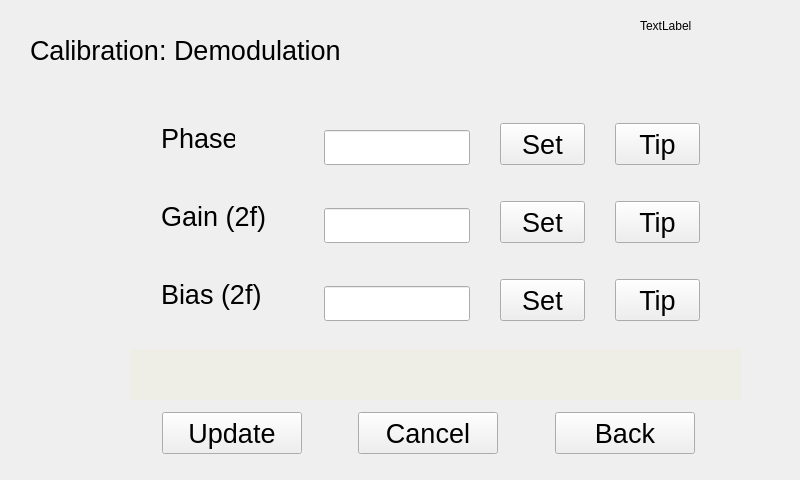
<?xml version="1.0" encoding="UTF-8"?>
<ui version="4.0">
 <class>demodulationDlg</class>
 <widget class="QWidget" name="demodulationDlg">
  <property name="geometry">
   <rect>
    <x>0</x>
    <y>0</y>
    <width>800</width>
    <height>480</height>
   </rect>
  </property>
  <property name="windowTitle">
   <string>Form</string>
  </property>
  <widget class="QLabel" name="label">
   <property name="geometry">
    <rect>
     <x>30</x>
     <y>20</y>
     <width>331</width>
     <height>61</height>
    </rect>
   </property>
   <property name="text">
    <string>&lt;html&gt;&lt;head/&gt;&lt;body&gt;&lt;p&gt;&lt;span style=&quot; font-size:20pt;&quot;&gt;Calibration: Demodulation&lt;/span&gt;&lt;/p&gt;&lt;/body&gt;&lt;/html&gt;</string>
   </property>
  </widget>
  <widget class="QLabel" name="label_2">
   <property name="geometry">
    <rect>
     <x>161</x>
     <y>123</y>
     <width>74</width>
     <height>32</height>
    </rect>
   </property>
   <property name="text">
    <string>&lt;html&gt;&lt;head/&gt;&lt;body&gt;&lt;p&gt;&lt;span style=&quot; font-size:20pt;&quot;&gt;Phase&lt;/span&gt;&lt;/p&gt;&lt;/body&gt;&lt;/html&gt;</string>
   </property>
  </widget>
  <widget class="QLabel" name="label_3">
   <property name="geometry">
    <rect>
     <x>161</x>
     <y>201</y>
     <width>105</width>
     <height>32</height>
    </rect>
   </property>
   <property name="text">
    <string>&lt;html&gt;&lt;head/&gt;&lt;body&gt;&lt;p&gt;&lt;span style=&quot; font-size:20pt;&quot;&gt;Gain (2f)&lt;/span&gt;&lt;/p&gt;&lt;/body&gt;&lt;/html&gt;</string>
   </property>
  </widget>
  <widget class="QLabel" name="label_4">
   <property name="geometry">
    <rect>
     <x>161</x>
     <y>279</y>
     <width>101</width>
     <height>32</height>
    </rect>
   </property>
   <property name="text">
    <string>&lt;html&gt;&lt;head/&gt;&lt;body&gt;&lt;p&gt;&lt;span style=&quot; font-size:20pt;&quot;&gt;Bias (2f)&lt;/span&gt;&lt;/p&gt;&lt;/body&gt;&lt;/html&gt;</string>
   </property>
  </widget>
  <widget class="QLabel" name="label_5">
   <property name="geometry">
    <rect>
     <x>161</x>
     <y>357</y>
     <width>133</width>
     <height>32</height>
    </rect>
   </property>
   <property name="text">
    <string>&lt;html&gt;&lt;head/&gt;&lt;body&gt;&lt;p&gt;&lt;span style=&quot; font-size:20pt;&quot;&gt;Bandwidth&lt;/span&gt;&lt;/p&gt;&lt;/body&gt;&lt;/html&gt;</string>
   </property>
  </widget>
  <widget class="QLineEdit" name="Phase2f_lineEdit">
   <property name="geometry">
    <rect>
     <x>324</x>
     <y>130</y>
     <width>146</width>
     <height>35</height>
    </rect>
   </property>
   <property name="font">
    <font>
     <pointsize>20</pointsize>
    </font>
   </property>
  </widget>
  <widget class="QLineEdit" name="Gain2f_lineEdit">
   <property name="geometry">
    <rect>
     <x>324</x>
     <y>208</y>
     <width>146</width>
     <height>35</height>
    </rect>
   </property>
   <property name="font">
    <font>
     <pointsize>20</pointsize>
    </font>
   </property>
  </widget>
  <widget class="QLineEdit" name="Cent2f_lineEdit">
   <property name="geometry">
    <rect>
     <x>324</x>
     <y>286</y>
     <width>146</width>
     <height>35</height>
    </rect>
   </property>
   <property name="font">
    <font>
     <pointsize>20</pointsize>
    </font>
   </property>
  </widget>
  <widget class="QLineEdit" name="BandWidth_lineEdit">
   <property name="geometry">
    <rect>
     <x>324</x>
     <y>364</y>
     <width>146</width>
     <height>35</height>
    </rect>
   </property>
   <property name="font">
    <font>
     <pointsize>20</pointsize>
    </font>
   </property>
  </widget>
  <widget class="QPushButton" name="phase2fTip">
   <property name="geometry">
    <rect>
     <x>615</x>
     <y>123</y>
     <width>85</width>
     <height>42</height>
    </rect>
   </property>
   <property name="font">
    <font>
     <pointsize>20</pointsize>
    </font>
   </property>
   <property name="text">
    <string>Tip</string>
   </property>
  </widget>
  <widget class="QPushButton" name="gain2fTip">
   <property name="geometry">
    <rect>
     <x>615</x>
     <y>201</y>
     <width>85</width>
     <height>42</height>
    </rect>
   </property>
   <property name="font">
    <font>
     <pointsize>20</pointsize>
    </font>
   </property>
   <property name="text">
    <string>Tip</string>
   </property>
  </widget>
  <widget class="QPushButton" name="bias2fTip">
   <property name="geometry">
    <rect>
     <x>615</x>
     <y>279</y>
     <width>85</width>
     <height>42</height>
    </rect>
   </property>
   <property name="font">
    <font>
     <pointsize>20</pointsize>
    </font>
   </property>
   <property name="text">
    <string>Tip</string>
   </property>
  </widget>
  <widget class="QPushButton" name="BandWidth">
   <property name="geometry">
    <rect>
     <x>615</x>
     <y>357</y>
     <width>85</width>
     <height>42</height>
    </rect>
   </property>
   <property name="font">
    <font>
     <pointsize>20</pointsize>
    </font>
   </property>
   <property name="text">
    <string>Tip</string>
   </property>
  </widget>
  <widget class="QPushButton" name="back">
   <property name="geometry">
    <rect>
     <x>555</x>
     <y>412</y>
     <width>140</width>
     <height>42</height>
    </rect>
   </property>
   <property name="font">
    <font>
     <pointsize>20</pointsize>
    </font>
   </property>
   <property name="text">
    <string>Back</string>
   </property>
  </widget>
  <widget class="QPushButton" name="cancel">
   <property name="geometry">
    <rect>
     <x>358</x>
     <y>412</y>
     <width>140</width>
     <height>42</height>
    </rect>
   </property>
   <property name="font">
    <font>
     <pointsize>20</pointsize>
    </font>
   </property>
   <property name="text">
    <string>Cancel</string>
   </property>
  </widget>
  <widget class="QPushButton" name="ok">
   <property name="geometry">
    <rect>
     <x>162</x>
     <y>412</y>
     <width>140</width>
     <height>42</height>
    </rect>
   </property>
   <property name="font">
    <font>
     <pointsize>20</pointsize>
    </font>
   </property>
   <property name="text">
    <string>Update</string>
   </property>
  </widget>
  <widget class="QLabel" name="dateTime">
   <property name="geometry">
    <rect>
     <x>640</x>
     <y>20</y>
     <width>54</width>
     <height>12</height>
    </rect>
   </property>
   <property name="text">
    <string>TextLabel</string>
   </property>
  </widget>
  <widget class="QPushButton" name="Phase2f_change">
   <property name="geometry">
    <rect>
     <x>500</x>
     <y>123</y>
     <width>85</width>
     <height>42</height>
    </rect>
   </property>
   <property name="font">
    <font>
     <pointsize>20</pointsize>
    </font>
   </property>
   <property name="text">
    <string>Set</string>
   </property>
  </widget>
  <widget class="QPushButton" name="Gain2f_change">
   <property name="geometry">
    <rect>
     <x>500</x>
     <y>201</y>
     <width>85</width>
     <height>42</height>
    </rect>
   </property>
   <property name="font">
    <font>
     <pointsize>20</pointsize>
    </font>
   </property>
   <property name="text">
    <string>Set</string>
   </property>
  </widget>
  <widget class="QPushButton" name="Cent2f_change">
   <property name="geometry">
    <rect>
     <x>500</x>
     <y>279</y>
     <width>85</width>
     <height>42</height>
    </rect>
   </property>
   <property name="font">
    <font>
     <pointsize>20</pointsize>
    </font>
   </property>
   <property name="text">
    <string>Set</string>
   </property>
  </widget>
  <widget class="QPushButton" name="BandWidth_change">
   <property name="geometry">
    <rect>
     <x>500</x>
     <y>357</y>
     <width>85</width>
     <height>42</height>
    </rect>
   </property>
   <property name="font">
    <font>
     <pointsize>20</pointsize>
    </font>
   </property>
   <property name="text">
    <string>Set</string>
   </property>
  </widget>
  <widget class="QFrame" name="frame">
   <property name="geometry">
    <rect>
     <x>130</x>
     <y>349</y>
     <width>611</width>
     <height>51</height>
    </rect>
   </property>
   <property name="styleSheet">
    <string notr="true">background-color: rgb(238, 238, 231);
</string>
   </property>
   <property name="frameShape">
    <enum>QFrame::NoFrame</enum>
   </property>
   <property name="frameShadow">
    <enum>QFrame::Raised</enum>
   </property>
   <property name="lineWidth">
    <number>0</number>
   </property>
  </widget>
 </widget>
 <resources/>
 <connections/>
</ui>
